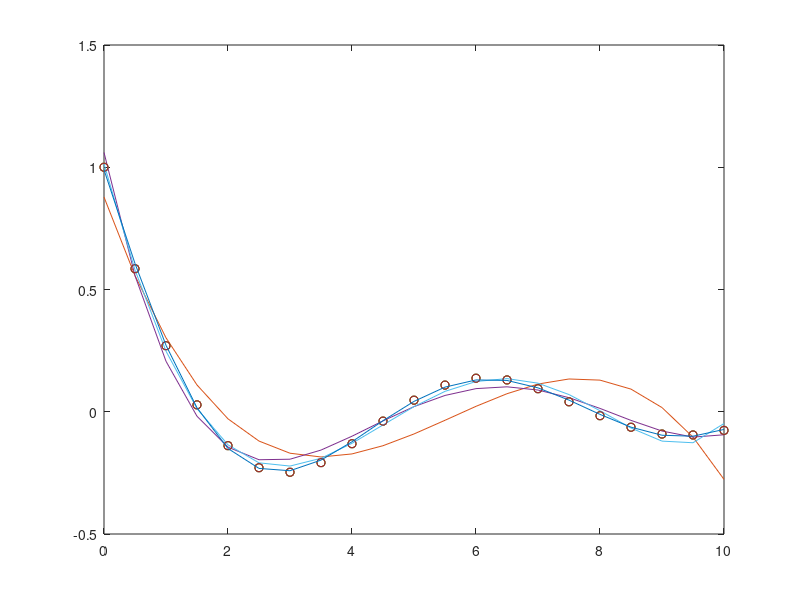

Reproduce this figure in MATLAB.
function ex13_1()
%  Description
%   = ()
%
% Long description

x = 0:0.5:10;
y = cos(x) ./ (x + 1);

plot(x, y, 'o')

f = polyval(polyfit(x, y, 3), x);

plot(x, y, 'o', x, f, '-'); hold on

f = polyval(polyfit(x, y, 4), x);

plot(x, y, 'o', x, f, '-'); hold on

f = polyval(polyfit(x, y, 5), x);

plot(x, y, 'o', x, f, '-'); hold on

f = polyval(polyfit(x, y, 6), x);

plot(x, y, 'o', x, f, '-'); hold on
